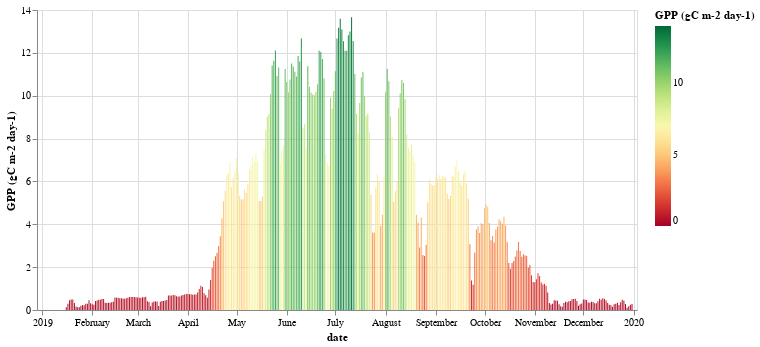

Notebook code cell kept with this figure:
### Code cell
# print time series
model = '_rei_f'
import altair as alt

data_ec        = df_gpp_smoth.reset_index()
data_co_fluxes = data_ec[['date','GPP_'+carbonflux+ model]].copy()
data_co_fluxes = data_co_fluxes.rename(columns={
    'GPP_'+carbonflux + model: 'GPP (gC m-2 day-1)',
})
data_co_fluxes.head(10)

alt.Chart(data_co_fluxes).mark_bar(size=1).encode(
    x='date:T',
    y='GPP (gC m-2 day-1):Q',
    color=alt.Color(
        'GPP (gC m-2 day-1):Q', scale=alt.Scale(scheme='redyellowgreen', domain=(0, 14))),
    tooltip=[
        alt.Tooltip('date:T', title='Date'),
        alt.Tooltip('GPP (gC m-2 day-1):Q', title='GPP (gC m-2 day-1)')
    ]).properties(width=600, height=300)

### Figure 1 — Vega-Lite specification as saved in the notebook (floating-point values rounded to 4 significant figures; data arrays with more than 128 entries replaced by an {"elided": "..."} marker saying what was removed)
{"config": {"view": {"continuousWidth": 400, "continuousHeight": 300}}, "data": {"name": "data-302ea6e318f89027ba82f3f451684421"}, "mark": {"type": "bar", "size": 1}, "encoding": {"color": {"type": "quantitative", "field": "GPP (gC m-2 day-1)", "scale": {"domain": [0, 14], "scheme": "redyellowgreen"}}, "tooltip": [{"type": "temporal", "field": "date", "title": "Date"}, {"type": "quantitative", "field": "GPP (gC m-2 day-1)", "title": "GPP (gC m-2 day-1)"}], "x": {"type": "temporal", "field": "date"}, "y": {"type": "quantitative", "field": "GPP (gC m-2 day-1)"}}, "height": 300, "width": 600, "$schema": "https://vega.github.io/schema/vega-lite/v4.8.1.json", "datasets": {"data-302ea6e318f89027ba82f3f451684421": {"elided": "365 records"}}}
